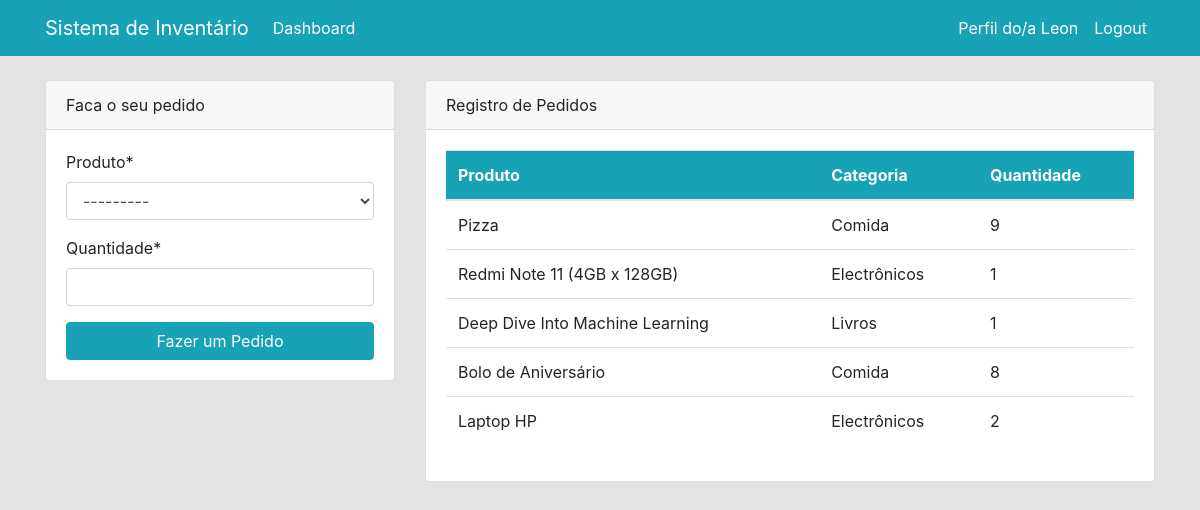
Page /dashboard/ (signed in) on the committed database.
### dashboard/models.py (models this page shows, shortened)
class Order(models.Model):
    product = models.ForeignKey(Product, on_delete=models.CASCADE)
    staff = models.ForeignKey(User, models.CASCADE, null=True)
    order_quantity = models.PositiveIntegerField(null=True)
    date = models.DateTimeField(auto_now_add=True)

class Product(models.Model):
    name = models.CharField(max_length=100)
    category = models.CharField(max_length=20, choices=CATEGORY, null=True)
    quantity = models.PositiveIntegerField(null=True)
    class Meta:
        verbose_name_plural = 'Produto'
    def __str__(self):
        return f'{self.name}: {self.quantity}'

### dashboard/views.py (the view)
# urls.py: path('dashboard/', views.index, name='dashboard-index'),
@login_required
def index(request):
    workers_count = User.objects.all().count()
    products_count = Product.objects.all().count()
    orders_count = Order.objects.all().count
    orders = Order.objects.all()
    products = Product.objects.all()
    if request.method == 'POST':
        form = OrderForm(request.POST)
        if form.is_valid():
            instance = form.save(commit=False)
            instance.staff = request.user
            instance.save()
            return redirect('dashboard-index')
    else:
        form = OrderForm()
    context = {
        'orders':orders,
        'form': form,
        'products': products,
        'workers_count': workers_count,
        'products_count': products_count,
        'orders_count': orders_count,
    }
    return render(request, 'dashboard/index.html', context)

### dashboard/forms.py
class OrderForm(forms.ModelForm):
    def __init__(self, *args, **kwargs):
        super().__init__(*args, **kwargs)
        self.fields['product'].label = 'Produto'
        self.fields['order_quantity'].label = 'Quantidade'
    class Meta:
        model = Order
        fields = ['product', 'order_quantity']

### templates/dashboard/index.html (shortened to what this page needs)
{% extends 'partials/base.html' %}
{% block content %}
{% if user.is_authenticated and user.is_staff and user.is_superuser %}
{% include 'partials/topnav.html' %}
 <div class="container">
    <div class="row my-5">
        <div class="col-md-6">
            <div class="bg-white">
                <canvas id="myChart1" width="400" height="300"></canvas>
                <script>
                    var ctx = document.getElementById('myChart1').getContext('2d');
                    var myChart1 = new Chart(ctx, {
                        type: 'pie',
                        data: {
                            labels: [{% for order in orders %}'{{ order.product.name }}',{% endfor %}],
                            datasets: [{
                                label: 'Pedidos',
                                data: [{% for order in orders %} {{ order.order_quantity }},{% endfor %}],
                                backgroundColor: [
                                    'rgba(255, 99, 132, 1)',
                                    'rgba(54, 162, 235, 1)',
                                    'rgba(255, 206, 86, 1)',
                                    'rgba(75, 192, 192, 1)',
                                    'rgba(153, 102, 255, 1)',
                                    'rgba(25, 159, 64, 1)',
                                    'rgba(211, 99, 12, 1)',
                                    'rgba(234, 16, 235, 1)',
                                    'rgba(255, 206, 86, 1)',
                                    'rgba(34, 142, 192, 1)',
                                    'rgba(153, 102, 255, 1)',
                                    'rgba(255, 159, 64, 1)',
                                ],
                                borderColor: [
                                    'rgba(255, 99, 132, 1)',
                                    'rgba(54, 162, 235, 1)',
                                    'rgba(255, 206, 86, 1)',
                                    'rgba(75, 192, 192, 1)',
                                    'rgba(153, 102, 255, 1)',
                                    'rgba(255, 159, 64, 1)',
                                    'rgba(25, 159, 64, 1)',
                                    'rgba(211, 99, 12, 1)',
                                    'rgba(234, 16, 235, 1)',
                                    'rgba(255, 206, 86, 1)',
                                    'rgba(34, 142, 192, 1)',
                                    'rgba(153, 102, 255, 1)',
                                    'rgba(255, 159, 64, 1)',
                                ],
                                borderWidth: 1
                            }]
                        },
                        options: {
                            scales: {
                                yAxes: [{
                                    ticks: {
                                        beginAtZero: true
                                    }
                                }]
                            }
                        }
                    });
                </script>
            </div>
        </div>
        <div class="col-md-6">
            <div class="bg-white">
                <canvas id="myChart" width="400" height="300"></canvas>
                <script>
                    var ctx = document.getElementById('myChart').getContext('2d');
                    var myChart = new Chart(ctx, {
                        type: 'bar',
                        data: {
                            labels: [{% for product in products %}'{{product.name}}',{% endfor %}],
                            datasets: [{
                                label: 'Produtos',
                                data: [{% for product in products %}{{product.quantity}},{% endfor %}],
                                backgroundColor: [
                                    'rgba(153, 102, 255, 1)',
                                    'rgba(25, 159, 64, 1)',
                                    'rgba(211, 99, 12, 1)',
                                    'rgba(234, 16, 235, 1)',
                                    'rgba(255, 206, 86, 1)',
                                    'rgba(34, 142, 192, 1)',
                                    'rgba(153, 102, 255, 1)',
                                    'rgba(255, 159, 64, 1)',
                                    'rgba(255, 99, 132, 1)',
                                    'rgba(54, 162, 235, 1)',
                                    'rgba(255, 206, 86, 1)',
                                    'rgba(75, 192, 192, 1)',
                                ],
                                borderColor: [
                                    'rgba(153, 102, 255, 1)',
                                    'rgba(25, 159, 64, 1)',
                                    'rgba(211, 99, 12, 1)',
                                    'rgba(234, 16, 235, 1)',
                                    'rgba(255, 206, 86, 1)',
                                    'rgba(34, 142, 192, 1)',
                                    'rgba(153, 102, 255, 1)',
                                    'rgba(255, 159, 64, 1)',
                                    'rgba(255, 99, 132, 1)',
                                    'rgba(54, 162, 235, 1)',
                                    'rgba(255, 206, 86, 1)',
                                    'rgba(75, 192, 192, 1)',
                                ],
                                borderWidth: 1
                            }]
                        },
                        options: {
                            scales: {
                                yAxes: [{
                                    ticks: {
                                        beginAtZero: true
                                    }
                                }]
                            }
                        }
                    });
                </script>
            </div>
        </div>
    </div>
</div>
{% else %}
{% include 'dashboard/staff_index.html' %}
{% endif %}
{% endblock %}

### templates/partials/nav.html (shortened to what this page needs)
 <nav class="navbar navbar-expand-lg navbar-info bg-info">
    {% if user.is_authenticated %}
    <div class="container">
        <a class="navbar-brand text-white" href="index.html">Sistema de Inventário</a>
        <div class="collapse navbar-collapse" id="navbarSupportedContent">
            <ul class="navbar-nav mr-auto">
                <li class="nav-item active">
                    <a class="nav-link text-white" href="{% url 'dashboard-index' %}">Dashboard </a>
                </li>
            </ul>
            <ul class="navbar-nav ml-auto">
                <li class="nav-item active">
                    <a class="nav-link text-white" href="{% url 'user-profile' %}"> Perfil do/a {{ user.username }}  </a>
                </li>
                <li class="nav-item">
                    <a class="nav-link text-white" href="{% url 'user-logout' %}">Logout</a>
                </li>
            </ul>
            {% endif %}
        </div>
    </div>
</nav>

### templates/dashboard/staff_index.html (shortened to what this page needs)
{% load crispy_forms_tags %}
<div class="container">
    <div class="row mt-4">
        <div class="col-md-4">
            <div class="card">
                <div class="card-header">
                    Faca o seu pedido
                </div>
                <div class="card-body">
                    <form method="POST">
                        {{ form|crispy }}
                        <input class="btn btn-info btn-block" type="submit" value="Fazer um Pedido">
                    </form>
                </div>
            </div>
        </div>
        <div class="col-md-8">
            <div class="card">
                <div class="card-header">
                    Registro de Pedidos
                </div>
                <div class="card-body">
                    <table class="table bg-white">
                        <thead class="bg-info text-white">
                            <tr>
                                <th scope="col">Produto</th>
                                <th scope="col">Categoria</th>
                                <th scope="col">Quantidade</th>
                            </tr>
                        </thead>
                        <tbody>
                            {% for order in orders %}
                            {% if order.staff == user %}
                            <tr>
                                <td>{{ order.product.name }}</td>
                                <td>{{ order.product.category }}</td>
                                <td>{{ order.order_quantity }}</td>
                            </tr>
                            {% endif %}
                            {% endfor %}
                        </tbody>
                    </table>
                </div>
            </div>
        </div>
    </div>
</div>

### static/style.css (style rules this page uses)
body { background: rgb(230, 227, 227); }

### rows in the picture
Order: product.name "Pizza", product.category "Comida", order_quantity "9"
Order: product.name "Redmi Note 11 (4GB x 128GB)", product.category "Electrônicos", order_quantity "1"
Order: product.name "Deep Dive Into Machine Learning", product.category "Livros", order_quantity "1"
Order: product.name "Bolo de Aniversário", product.category "Comida", order_quantity "8"
Order: product.name "Laptop HP", product.category "Electrônicos", order_quantity "2"

### other values in the picture
{{ user.username }} "Leon"
